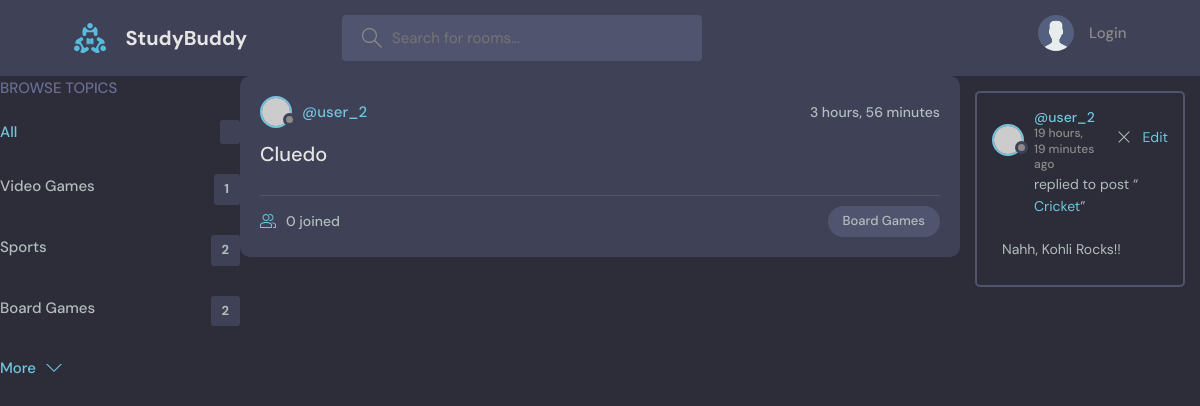
The page /user_profile/user_2/ on the database its author committed.
### base/models.py (models this page shows)
class Topic(models.Model):
    name = models.CharField(max_length=200)
    def __str__(self):
        return self.name

class Room(models.Model):
    host = models.ForeignKey(User, on_delete=models.CASCADE, null=True)
    topic = models.ForeignKey(Topic, on_delete=models.CASCADE, null=True)
    name = models.CharField(max_length=200)
    description = models.TextField(null=True, blank=True)
    participants = models.ManyToManyField(User, related_name='participants', blank=True)
    updated = models.DateTimeField(auto_now=True)
    created = models.DateTimeField(auto_now_add=True)
    class Meta:
        ordering = ['-updated', '-created']
    def __str__(self):
        return self.name

class Message(models.Model):
    user = models.ForeignKey(User, on_delete=models.CASCADE, default='amanssi')
    room = models.ForeignKey(Room, on_delete=models.CASCADE, )
    body = models.TextField()
    updated = models.DateTimeField(auto_now=True)
    created = models.DateTimeField(auto_now_add=True)
    def __str__(self):
        return self.body[:50]

### base/views.py (the view)
# urls.py: path('user_profile/<str:pk>/', views.userProfile, name="userProfile_name"),
def userProfile(request, pk):
    curUser=User.objects.get(username=pk)
    curUser_messages=curUser.message_set.all().order_by('-created')
    curUser_rooms=curUser.room_set.all()
    topics=Topic.objects.filter()
    context={'allMessages':curUser_messages, 'rooms':curUser_rooms, 'topics':topics}
    return render(request, 'base/user_profile.html', context)

### base/templates/base/user_profile.html (shortened to what this page needs)
{% extends 'main.html' %}
{% block content %}
<div class="profile-container">
    <div>
        {% include 'base/topicsComponent.html' %}
    </div>
    <div>
        {% include 'base/feedComponent.html' %}
    </div>
    <div>
        {% include 'base/activityComponent.html' %}
    </div>
</div>
{% endblock content %}

### base/templates/base/topicsComponent.html
<div class="topics">
    <div class="topics__header">
      <h2>Browse Topics</h2>
    </div>
    <ul class="topics__list">
      <li>
        <a href="{% url 'home_name' %}" class="active">All <span>{{rooms_count}}</span></a>
      </li>
      {% for topic in topics %}
      <li>
        <a href="{% url 'home_name' %}?query={{topic.name}}">{{topic.name}}<span>{{topic.room_set.all.count}}</span></a>
      </li>
      {% endfor %}
    </ul>
    <a class="btn btn--link" href="topics.html">
      More
      <svg version="1.1" xmlns="http://www.w3.org/2000/svg" width="32" height="32" viewBox="0 0 32 32">
        <title>chevron-down</title>
        <path d="M16 21l-13-13h-3l16 16 16-16h-3l-13 13z"></path>
      </svg>
    </a>
  </div>

### base/templates/base/feedComponent.html (shortened to what this page needs)
{% for room in rooms %}
<div class="roomListRoom">
    <div class="roomListRoom__header">
    <a href="{% url 'userProfile_name' room.host.username %}" class="roomListRoom__author">
        <div class="avatar avatar--small">
        <img src="https://randomuser.me/api/portraits/women/11.jpg" />
        </div>
        <span>@{{room.host.username}}</span>
    </a>
    <div class="roomListRoom__actions">
        <span>{{room.created|timesince}}</span>
    </div>
    </div>
    <div class="roomListRoom__content">
    <a href="{% url 'room_name' room.id %}">{{room.name}}</a>
    </div>
    <div class="roomListRoom__meta">
    <a href="{% url 'room_name' room.id %}" class="roomListRoom__joined">
        {{room.participants.count}} joined
    </a>
    <p class="roomListRoom__topic">{{room.topic}}</p>
    </div>
</div>
{% endfor %}

### base/templates/base/activityComponent.html
{% for message in allMessages %}
<div class="activities__box">
    <div class="activities__boxHeader roomListRoom__header">
      <a href="{% url 'userProfile_name' message.user.username %}" class="roomListRoom__author">
        <div class="avatar avatar--small">
          <img src="https://randomuser.me/api/portraits/women/11.jpg" />
        </div>
        <p>
          @{{message.user}}
          <span>{{message.created|timesince}} ago</span>
        </p>
      </a>
      <div class="roomListRoom__actions">
        <a href="{% url 'delete-message_name' message.id %}">
          <svg version="1.1" xmlns="http://www.w3.org/2000/svg" width="32" height="32" viewBox="0 0 32 32">
            <title>Remove</title>
            <path
              d="M27.314 6.019l-1.333-1.333-9.98 9.981-9.981-9.981-1.333 1.333 9.981 9.981-9.981 9.98 1.333 1.333 9.981-9.98 9.98 9.98 1.333-1.333-9.98-9.98 9.98-9.981z"
            ></path>
          </svg>
        </a>
        <a href="{% url 'edit-message_name' message.id %}"> <p>Edit</p> </a>
      </div>
    </div>
    <div class="activities__boxContent">
      <p>replied to post “<a href="{% url 'room_name' message.room.id %}">{{message.room}}</a>”</p>
      <div class="activities__boxRoomContent">
        {{message}}
      </div>
    </div>
  </div>
{% endfor %}

### static/styles/style.css (style rules this page uses)
:root { --color-main: #71c6dd; --color-main-light: #e1f6fb; --color-dark: #3f4156; --color-dark-medium: #51546e; --color-dark-light: #696d97; --color-light: #e5e5e5; --color-gray: #8b8b8b; --color-light-gray: #b2bdbd; --color-bg: #2d2d39; --color-success: #5dd693; --color-error: #fc4b0b; }
* { font-family: "DM Sans", -apple-system, BlinkMacSystemFont, "Segoe UI", Roboto, Oxygen, Ubuntu, Cantarell, "Open Sans", "Helvetica Neue", sans-serif; margin: 0; padding: 0; box-sizing: border-box; text-rendering: optimizeLegibility; font-size: inherit; }
html { font-size: 56.25%; }
@media only screen and (min-width: 1200px) { html { font-size: 62.5%; } }
body { line-height: 1.6; font-weight: 400; font-size: 1.5rem; color: var(--color-light-gray); background-color: var(--color-bg); min-height: 100vh; }
img { width: 100%; }
a { display: inline-block; color: var(--color-main); text-decoration: none; }
.btn { background-color: transparent; border: none; display: inline-flex; align-items: center; gap: 1rem; cursor: pointer; transition: all ease-in-out 0.3s; padding: 1rem 2rem; border-radius: 5px; box-shadow: 1px 1px 3px 1px rgba(0, 0, 0, 0.15); font-weight: 500; }
.btn--link { border-radius: 0; padding: 0; color: var(--color-main); box-shadow: none; }
.btn > svg { fill: currentColor; width: 1.6rem; height: 1.6rem; }
.avatar { position: relative; display: inline-block; border-radius: 50%; border: 2px solid var(--color-main); }
.avatar img { display: block; border-radius: 50%; object-fit: cover; object-position: center; }
.avatar::after { content: ""; display: block; position: absolute; background-color: var(--color-gray); z-index: 111; border-radius: 50%; border: 0.3rem solid var(--color-dark); }
.avatar.avatar--small img { width: 2.8rem; height: 2.8rem; }
.avatar.avatar--small:after { width: 0.7rem; height: 0.7rem; bottom: 0px; right: -6px; }
.topics__header { margin-bottom: 2rem; }
.topics__header h2 { text-transform: uppercase; font-weight: 500; color: var(--color-dark-light); }
.topics__list { list-style: none; }
.topics__list li a { display: flex; justify-content: space-between; margin-bottom: 3rem; font-weight: 500; color: var(--color-light-gray); transition: all 0.3s ease-in-out; }
.topics__list li a.active, .topics__list li a:hover { color: var(--color-main); }
.topics__list li a span { padding: 0.5rem 1rem; background-color: var(--color-dark); border-radius: 3px; font-size: 1.3rem; font-weight: 700; letter-spacing: 1px; }
.roomListRoom { margin-bottom: 2.4rem; background-color: var(--color-dark); border-radius: 1rem; padding: 2rem; }
.roomListRoom__header { display: flex; justify-content: space-between; align-items: center; }
.roomListRoom__author { font-weight: 500; display: flex; align-items: center; gap: 1rem; }
.roomListRoom__actions { display: flex; align-items: flex-start; gap: 1rem; position: relative; }
.roomListRoom__actions span { font-size: 1.4rem; font-weight: 500; }
.roomListRoom__actions svg { fill: var(--color-main); width: 1.6rem; height: 1.6rem; }
.roomListRoom__content { margin: 1rem 0; }
.roomListRoom__content a { font-size: 2rem; font-weight: 500; margin-bottom: 1.5rem; color: var(--color-light); transition: all 0.3s ease-in-out; }
.roomListRoom__meta { border-top: 1px solid var(--color-dark-medium); padding-top: 1rem; display: flex; align-items: center; justify-content: space-between; }
.roomListRoom__joined { color: var(--color-light-gray); display: flex; align-items: center; gap: 1rem; font-size: 1.4rem; font-weight: 500; }
.roomListRoom__joined svg { fill: var(--color-main); width: 1.6rem; height: 1.6rem; }
.roomListRoom__topic { padding: 5px 1.5rem; background-color: var(--color-dark-medium); border-radius: 5rem; font-weight: 500; font-size: 1.3rem; }
.activities__box { margin: 1.5rem; padding: 1.5rem; border: 2px solid var(--color-dark-medium); border-radius: 5px; }
.activities__boxHeader p { font-size: 1.4rem; line-height: 1.3; }
.activities__boxHeader p span { color: var(--color-gray); font-size: 1.2rem; display: block; }
.activities__boxContent { margin-left: 4.2rem; }
.activities__boxContent { font-size: 1.4rem; }
.activities__boxRoomContent { background: var(--color-bg); padding: 1rem; border-radius: 5px; margin-top: 1rem; margin-left: -4.2rem; }
.roomListRoom__actions svg { fill: var(--color-light-gray); }

### base/templates/base/user_profile.html (style rules this page uses)
.profile-container { display: grid; grid-template-columns: 2fr 6fr 2fr; }

### rows shown on the page
Topic: name "Video Games", room_set.all.count "1"
Topic: name "Sports", room_set.all.count "2"
Topic: name "Board Games", room_set.all.count "2"
Room: host.username "user_2", created "3 hours, 56 minutes", name "Cluedo", participants.count "0", topic "Board Games"
Message: user "user_2", created "19 hours, 19 minutes", room "Cricket", body "Nahh, Kohli Rocks!!"
